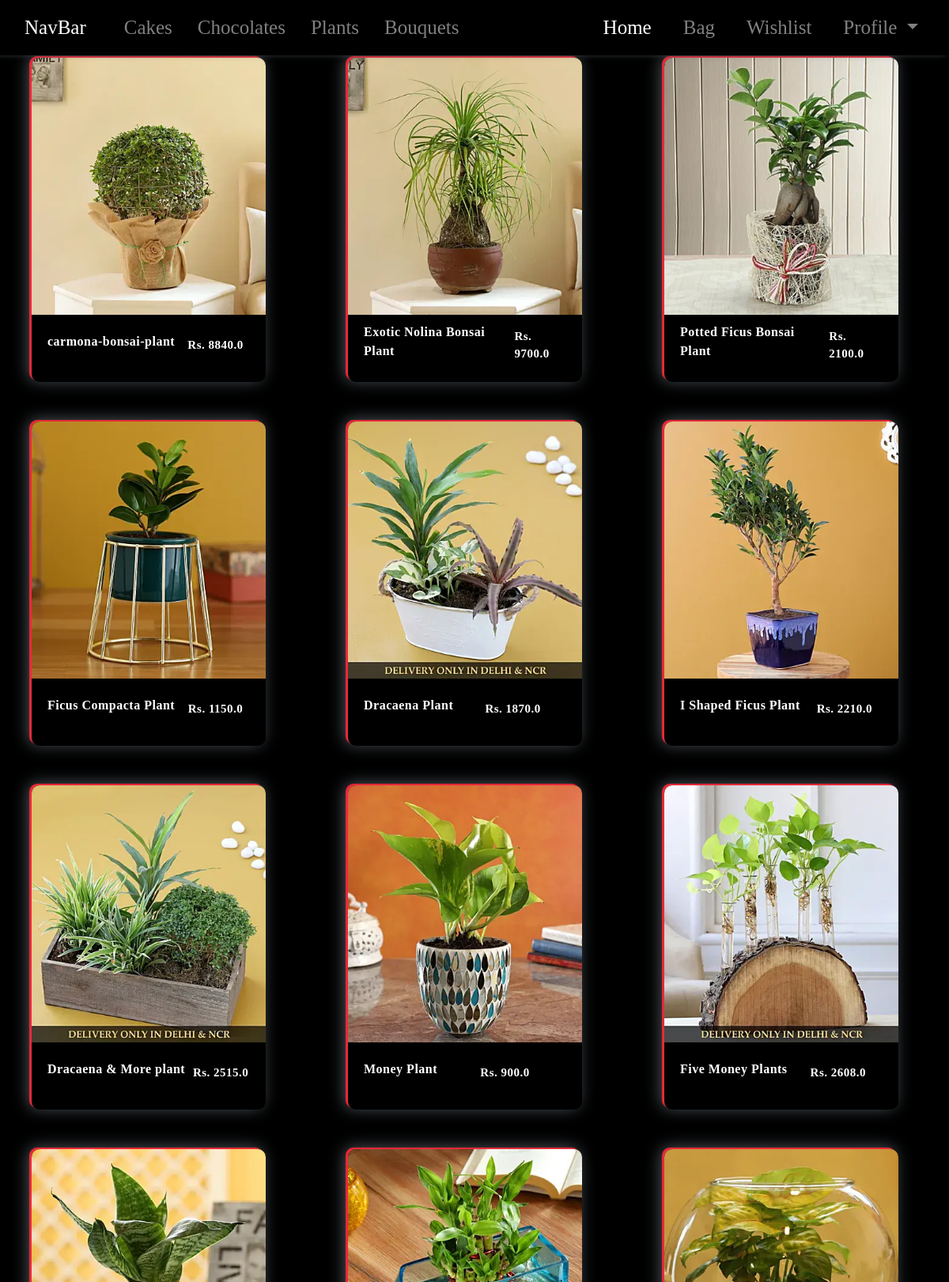
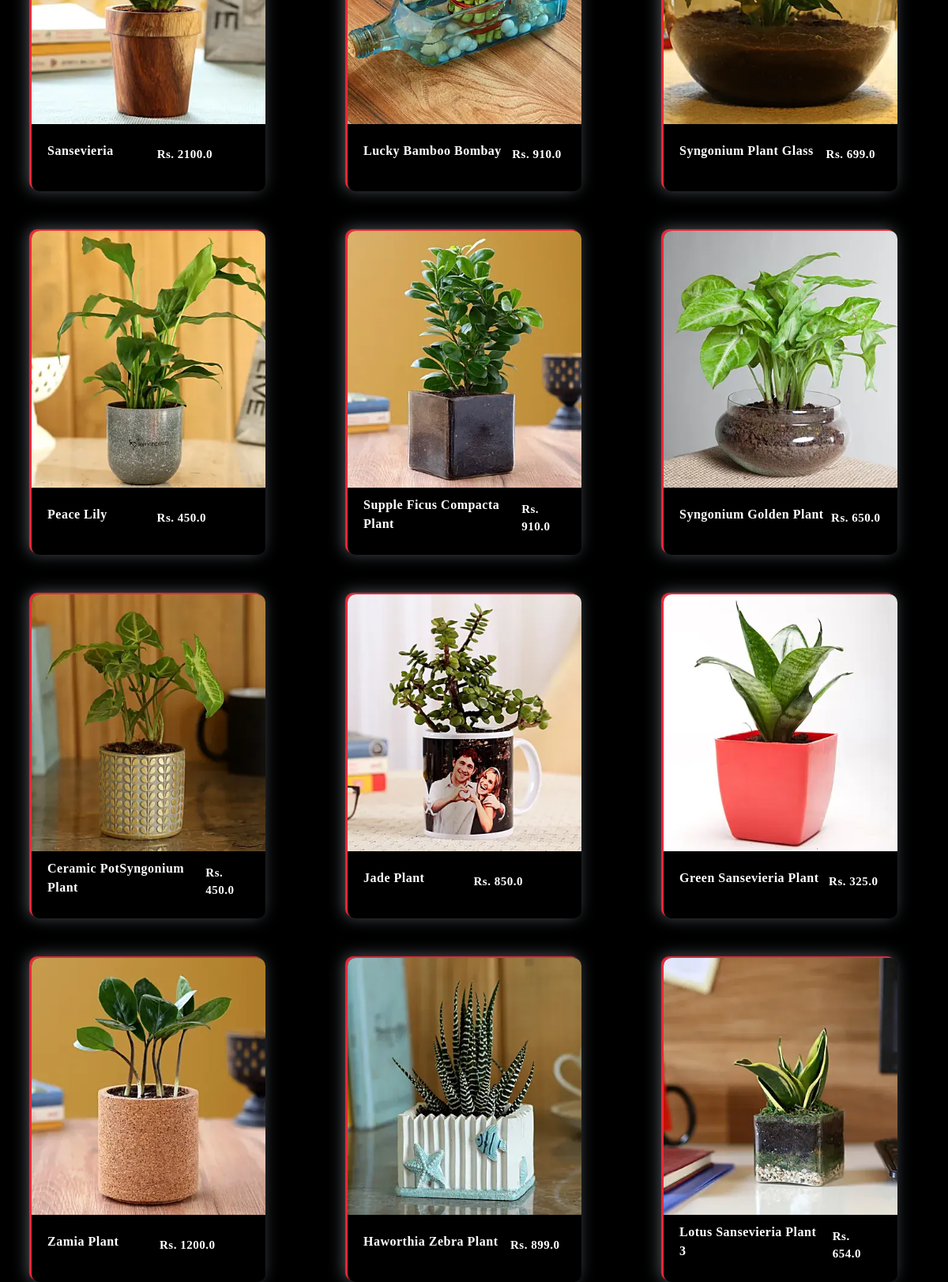
Page /plant/ on the committed database (2 pictures, top to bottom).
### base/models.py (models this page shows, shortened)
class Item(models.Model):
    title = models.CharField(max_length=100)
    price = models.FloatField()
    discounted_price = models.FloatField()
    description = models.TextField(null = True)
    category = models.CharField(choices = Category_Choices,max_length = 100,null = True)
    item_image = models.ImageField(upload_to = 'item_img',null = True)

### base/views.py (the view)
# urls.py: path('plant/',views.plants,name = 'plant'),
def plants(request):
    plants = Item.objects.filter(category = 'Plants')
    return render(request,'base/item_list.html',{'items':plants})

### base/templates/base/item_list.html (shortened to what this page needs)
<!DOCTYPE html>
{% load static %}
<html lang="en">
<head>
    <link rel="stylesheet" href="https://maxcdn.bootstrapcdn.com/bootstrap/4.5.2/css/bootstrap.min.css">
    <link rel="stylesheet" href="{% static 'css/productpage.css' %}">
</head>
<body style="background: rgba(0,0,0,1);">
  <nav class="navbar navbar-expand-lg navbar-dark fixed-top bulg" style="background: rgba(0,0,0,0.9) !important;">
    <div class="container-fluid">
      <a class="navbar-brand" href="#" style="font-size: 25px;">  NavBar      </a>
      <ul class="navbar-nav mr-auto">
        <li class="nav-item ">
          <a class="nav-link mr-3 ml-4" href="{% url 'base:cake' %}" style="font-size: 25px;">Cakes <span class="sr-only">(current)</span></a>
        </li>
        <li class="nav-item ">
          <a class="nav-link mr-3" href="{% url 'base:chocolate' %}" style="font-size: 25px;">Chocolates <span class="sr-only">(current)</span></a>
        </li>
        <li class="nav-item ">
          <a class="nav-link mr-3" href="{% url 'base:plant' %}" style="font-size: 25px;">Plants <span class="sr-only">(current)</span></a>
        </li>
        <li class="nav-item ">
          <a class="nav-link mr-3" href="{% url 'base:bouquet' %}" style="font-size: 25px;">Bouquets <span class="sr-only">(current)</span></a>
        </li>
        </ul>
        <div class="collapse navbar-collapse" id="navbarNavAltMarkup">
            <ul class="navbar-nav ml-auto">
              <li class="nav-item active">
                <a class="nav-link mr-4" href="{% url 'base:home' %}" style="font-size: 25px;">Home <span class="sr-only">(current)</span></a>
              </li>
              <li class="nav-item">
                <a class="nav-link mr-4" href="{% url 'base:cart_items' %}" style="font-size: 25px;">Bag</a>
              </li>
              <li class="nav-item">
                <a class="nav-link mr-4" href="{% url 'base:wishlist_items' %}" style="font-size: 25px;">Wishlist</a>
              </li>
              <li class="nav-item dropdown">
                <a class="nav-link dropdown-toggle" href="#" id="navbarDropdown" role="button" data-toggle="dropdown" aria-haspopup="true" aria-expanded="false" style="font-size: 25px;">
                  Profile
                </a>
              </li>
            </ul>
        </div>
    </div>
</nav>
<div class="container-fluid my-5" >
<div class="row" >
  {% if items %}
    {% for item in items %}
    <div class="col-md-4">
        <div class="box" style="margin-right: 5px; margin-left: 25px; width: 80%; min-height: 410px;">
            <div class="slide-img" style="height: 325px;">
            <img alt="1" src="{{item.item_image.url}}" >
            </div>
            <div class="detail-box mt-4" style="height: 20px;">
            <div class="type" style = "font-size: 16px;">
            <p>{{item.title}}</p>
            </div>
            <p class="price" style = "font-size: 15px; padding-top: 24px; top: 23px">Rs. {{item.discounted_price}}</p>
            <br>
            </div>
            </div>
    </div>
    {% endfor %}
  {% else %}
  <h2>No items of specified range</h2>
  {% endif %}
</div>
</div>
</body>
</html>

### base/static/css/productpage.css (style rules this page uses)
* { margin: 0px; box-sizing: border-box; list-style: none; text-decoration: none; }
body { margin:0px; padding: 0px; font-family: montserrat; position: relative; }
.bulg { box-shadow: -4px -2px 8px 0 rgb(80, 88, 94); }
p { text-decoration:none; }
.box { width:400px; box-shadow: -3px -2px 1px 0 #ED2939, -4px -2px 20px 0 rgb(80, 88, 94); border-radius: 10px; overflow: hidden; margin: 25px; color: white; }
.slide-img { position:relative; }
.slide-img img { width:100%; height: 100%; object-fit: cover; box-sizing: border-box; }
.detail-box { width: 100%; display: flex; justify-content: space-between; align-items: center; padding: 10px 20px; box-sizing: border-box; font-family: calibri; color: white; }
.type { display: flex; flex-direction: column; }
.type p { margin: 5px 0px; font-weight: 700; letter-spacing: 0.5px; padding-right: 8px; }
.price { font-weight: 600; font-size: 1.1rem; font-family: poppins; letter-spacing: 0.5px; }

### rows in the picture
Item: item_image (picture), title "carmona-bonsai-plant", discounted_price "8840.0"
Item: item_image (picture), title "Exotic Nolina Bonsai Plant", discounted_price "9700.0"
Item: item_image (picture), title "Potted Ficus Bonsai Plant", discounted_price "2100.0"
Item: item_image (picture), title "Ficus Compacta Plant", discounted_price "1150.0"
Item: item_image (picture), title "Dracaena Plant", discounted_price "1870.0"
Item: item_image (picture), title "I Shaped Ficus Plant", discounted_price "2210.0"
Item: item_image (picture), title "Dracaena & More plant", discounted_price "2515.0"
Item: item_image (picture), title "Money Plant", discounted_price "900.0"
Item: item_image (picture), title "Five Money Plants", discounted_price "2608.0"
Item: item_image (picture), title "Sansevieria", discounted_price "2100.0"
Item: item_image (picture), title "Lucky Bamboo Bombay", discounted_price "910.0"
Item: item_image (picture), title "Syngonium Plant Glass", discounted_price "699.0"
Item: item_image (picture), title "Peace Lily", discounted_price "450.0"
Item: item_image (picture), title "Supple Ficus Compacta Plant", discounted_price "910.0"
Item: item_image (picture), title "Syngonium Golden Plant", discounted_price "650.0"
Item: item_image (picture), title "Ceramic PotSyngonium Plant", discounted_price "450.0"
Item: item_image (picture), title "Jade Plant", discounted_price "850.0"
Item: item_image (picture), title "Green Sansevieria Plant", discounted_price "325.0"
Item: item_image (picture), title "Zamia Plant", discounted_price "1200.0"
Item: item_image (picture), title "Haworthia Zebra Plant", discounted_price "899.0"
Item: item_image (picture), title "Lotus Sansevieria Plant 3", discounted_price "654.0"
